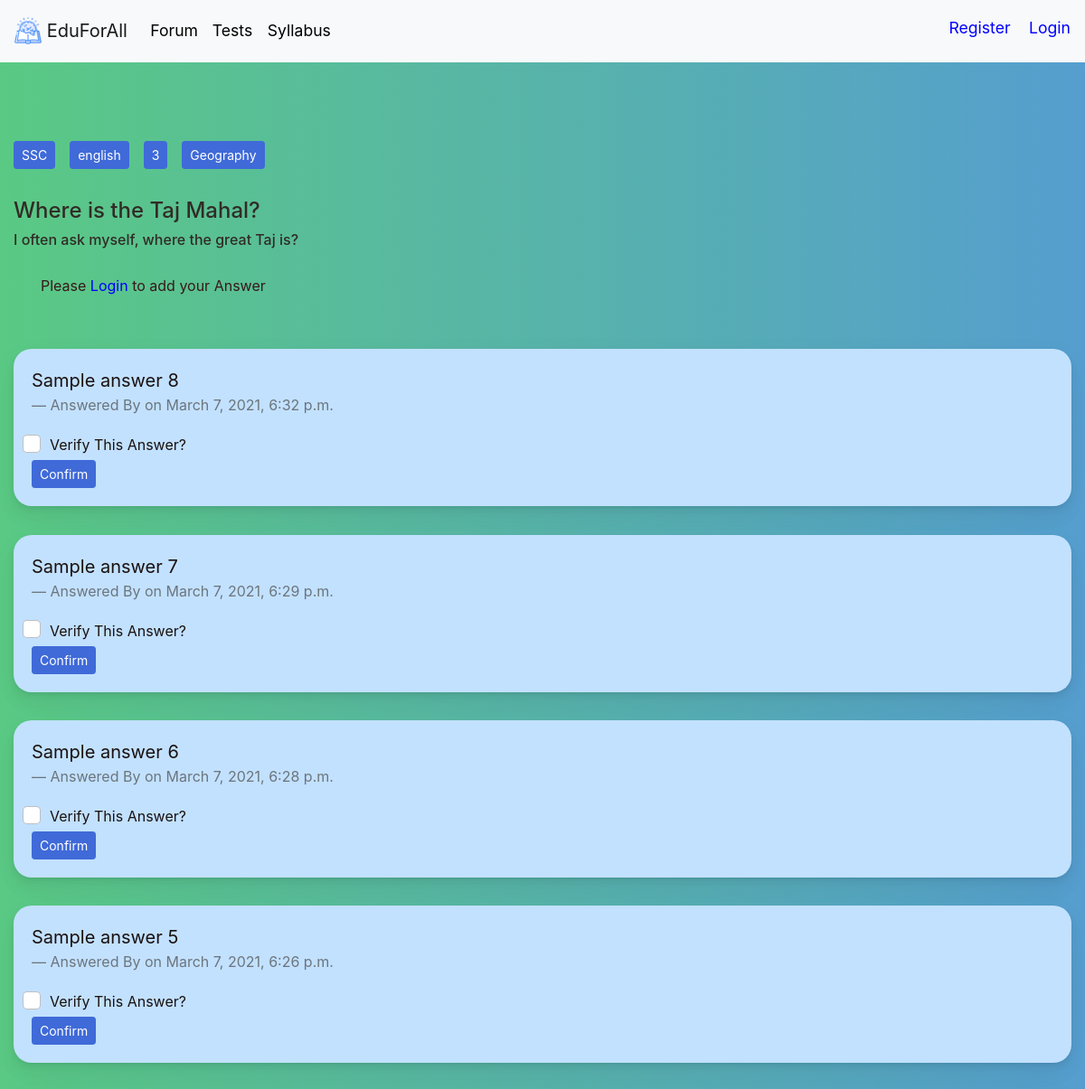
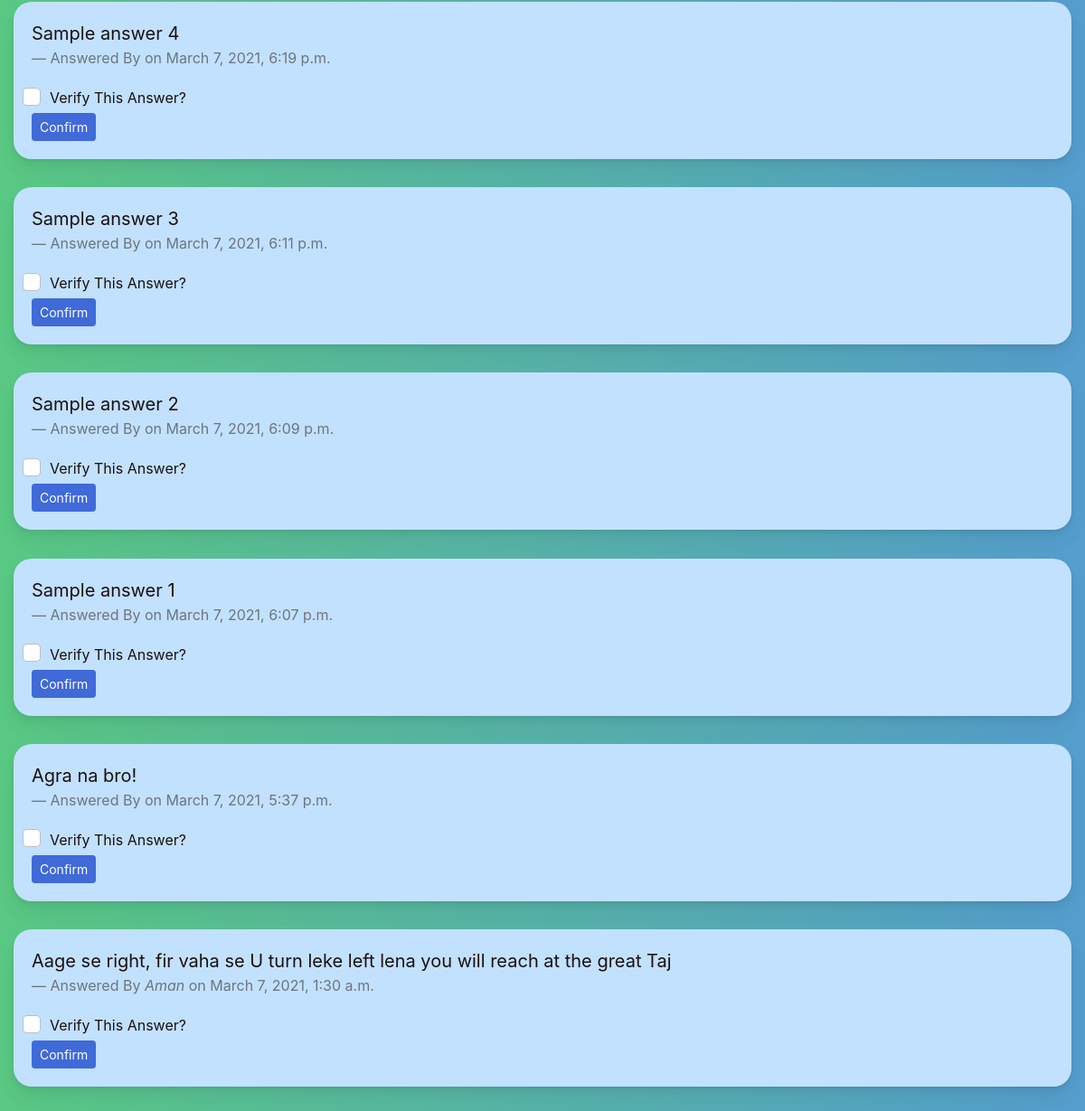
/forum/question/3, run on the app's committed database (2 pictures, top to bottom).
### forum/models.py (models this page shows, shortened)
class question(models.Model):
    created = models.DateTimeField(auto_now_add=True)
    questionBy = models.ForeignKey(student, on_delete=models.CASCADE)
    title = models.CharField(max_length=240)
    body = models.CharField(max_length=25000)
    medium = models.CharField(max_length=100)
    acadYear = models.CharField(max_length=100)
    subject = models.CharField(max_length=100)
    board = models.CharField(max_length=100, default="SSC")

class answer(models.Model):
    created = models.DateTimeField(auto_now_add=True)
    whichQuestion = models.ForeignKey(question, on_delete=models.CASCADE)
    answerBy = models.ForeignKey(student, on_delete=models.CASCADE)
    body = models.CharField(max_length=30000)

class student(models.Model):
    user: OneToOneField = models.OneToOneField(User, on_delete=models.CASCADE)
    acadYear = models.CharField(max_length=100)
    medium = models.CharField(max_length=100)
    board = models.CharField(max_length=100, default="SSC")

### forum/views.py (the view, shortened to what this page needs)
# urls.py: path('question/<int:id>',views.queAns.as_view(),name='queAns'),
class queAns(View):
    def get(self, request, id, template_name='queAns.html'):
        message = {}
        Question = question.objects.filter(id=id)
        Question = Question[0]
        message['question']=Question
        answers = answer.objects.filter(whichQuestion=Question)
        answers = answers.order_by('-created')
        message['answers']=answers
        return render(request,template_name,message)

### forum/templates/queAns.html (shortened to what this page needs)
{% extends 'base.html' %}
{% load static %}
{% block content %}
<link rel="stylesheet" href="{% static 'all.css' %}">
<link rel="stylesheet" href="{% static 'bt.css' %}">
<link rel="stylesheet" href="{% static 'btb.css' %}">
<link rel="stylesheet" href="{% static 'login.css' %}">
<link rel="stylesheet" href="{% static 'forumLanding.css' %}">
<div class="container-fluid">
    <br>
    <br>
    <br>
    <br>
    <br>
    <br>
<br>
</div>
<div class="container-fluid">
    <a class="btn btn-primary btn-sm float-left" style="margin-right: 16px; margin-bottom: 16px" href="" role="button">{{question.board}}</a>
    <a class="btn btn-primary btn-sm float-left" style="margin-right: 16px; margin-bottom: 16px"  href="" role="button">{{question.medium}}</a>
    <a class="btn btn-primary btn-sm float-left" style="margin-right: 16px; margin-bottom: 16px"  href="" role="button">{{question.acadYear}}</a>
    <a class="btn btn-primary btn-sm float-left" style="margin-right: 16px; margin-bottom: 16px"  href="" role="button">{{question.subject}}</a>
</div>
<div class="container-fluid">
<br>
<br>
<br>
    <h4 style="color: #312b26;">{{question.title}}</h4>
    <h6 style="color: #312b26;">{{question.body}}</h6>
    <br>
</div>
{% if user.is_anonymous is False %}
<div class="container">
    <div class="row">
        <div class="mx-auto d-block float-left">
            <div class="card card-signin my-4 mx-auto d-block" style="background-color: #fff; border-radius: 20px; background: linear-gradient(to right, #ebebeb, #f1f1f1);">
                <div class="card-body">
                    <!--<h4 class=" text-center" ><strong>{{question.title}}</strong></h4>
                    <h6 class="text-center" >{{question.body}}</h6>-->
                    <!--<div>
                        <h6>{{error_message}}</h6>
                    </div>-->
                        <form class="form-signin" action="" method="post" style="padding:0.01rem">
                            {% csrf_token %}
                            <label for="body" class="form-label-group">Your Answer</label>
                            <textarea id="body" name="body" rows="10" cols="100"  type="text" class="form-control" required style="border-radius: 20px; font-size: 14px;">
                            </textarea><br>
                            <button class="btn btn-lg btn-primary btn-block text-uppercase" type="submit" style="font-size: 1rem;">Add Answer</button>
                        </form>
                </div>
            </div>
        </div>
    </div>
</div>
{% else %}
<div class="container">
<p style="font-size:1rem; color: #381919;">Please <a href="{% url 'Login' %}" style="color: blue">Login</a> to add your Answer</p>
</div>
{% endif %}
<div class="container-fluid" id="answers">
<br>
<br>
    {% for i in answers %}
        <div class="card" style="background-color: #c2e1ff; color: #1a1111;">
            <div class="card-body">
                <blockquote class="blockquote mb-0">
                    <p>{{i.body}}</p>
                    <footer class="blockquote-footer">Answered By <cite
                            title="Source Title">{{ i.answerBy.user.first_name}}</cite> on {{i.created}}
                        </footer>
                            <form action="" method="post">
                                <div class="form-check">
                                  <input type="checkbox" class="form-check-input" id="exampleCheck1" name="verifyAnswer">
                                  <label class="form-check-label" for="exampleCheck1" style="font-size:1rem">Verify This Answer?</label>
                                </div>
                                <button type="submit" class="btn btn-primary btn-sm">Confirm</button>
                              </form>
                </blockquote>
            </div>
        </div>
    <br>
    {% endfor %}
</div>
{% endblock %}

### static/login.css (style rules this page uses)
:root { --input-padding-x: 1.5rem; --input-padding-y: .75rem; }
body { background: #007bff; background: linear-gradient(to right, #5ac984, #559ecf); }
.card { margin: 0 auto; float: none; margin-bottom: 10px; }

### static/forumLanding.css (style rules this page uses)
body { margin: 0; font-family: -apple-system, BlinkMacSystemFont, "Segoe UI", Roboto, "Helvetica Neue", Arial, "Noto Sans", sans-serif, "Apple Color Emoji", "Segoe UI Emoji", "Segoe UI Symbol", "Noto Color Emoji"; font-size: .88rem; font-weight: 400; line-height: 1.5; color: #878f97; text-align: left; background-color: #ffffff }
.card { box-shadow: 0 0.46875rem 2.1875rem rgba(4, 9, 20, 0.03), 0 0.9375rem 1.40625rem rgba(4, 9, 20, 0.03), 0 0.25rem 0.53125rem rgba(4, 9, 20, 0.05), 0 0.125rem 0.1875rem rgba(4, 9, 20, 0.03); border-width: 0; transition: all .2s; border-radius: 20px; }
.btn-primary { color: #fff; background-color: #3f6ad8; border-color: #3f6ad8 }
.card-body { flex: 1 1 auto; padding: 1.25rem }
a { color: #E91E63; text-decoration: none !important; background-color: transparent }

### data on the page
question: board "SSC", medium "english", acadYear "3", subject "Geography", title "Where is the Taj Mahal?", body "I often ask myself, where the great Taj is?"
answer: body "Sample answer 8", created "March 7, 2021, 6:32 p.m."
answer: body "Sample answer 7", created "March 7, 2021, 6:29 p.m."
answer: body "Sample answer 6", created "March 7, 2021, 6:28 p.m."
answer: body "Sample answer 5", created "March 7, 2021, 6:26 p.m."
answer: body "Sample answer 4", created "March 7, 2021, 6:19 p.m."
answer: body "Sample answer 3", created "March 7, 2021, 6:11 p.m."
answer: body "Sample answer 2", created "March 7, 2021, 6:09 p.m."
answer: body "Sample answer 1", created "March 7, 2021, 6:07 p.m."
answer: body "Agra na bro!", created "March 7, 2021, 5:37 p.m."
answer: body "Aage se right, fir vaha se U turn leke left lena you will reach at the great Taj", answerBy.user.first_name "Aman", created "March 7, 2021, 1:30 a.m."
